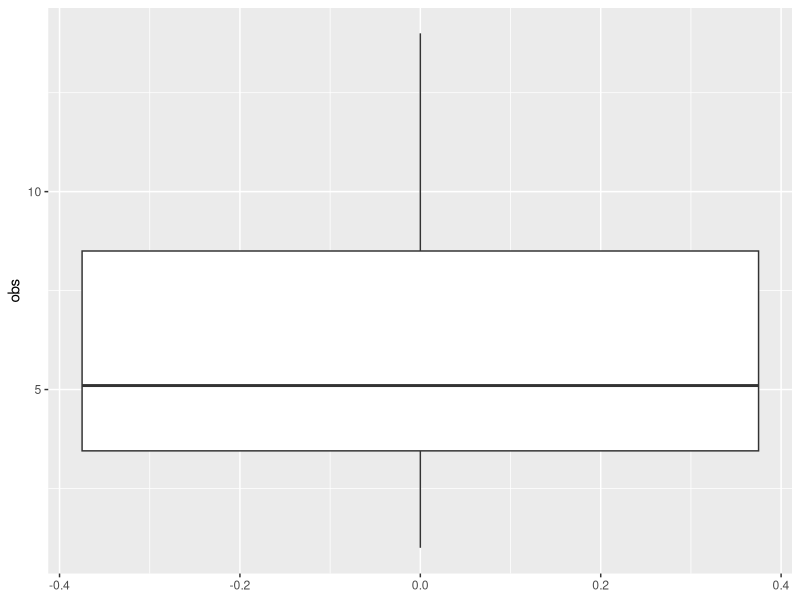
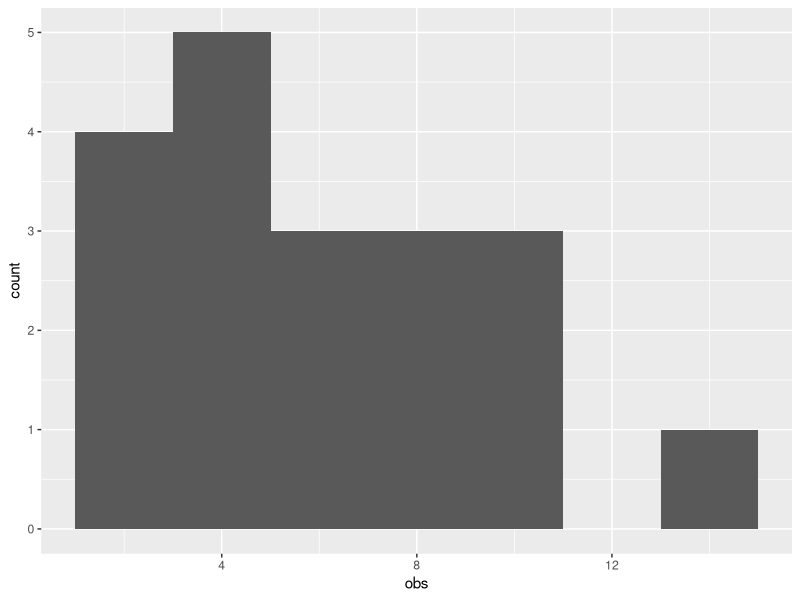
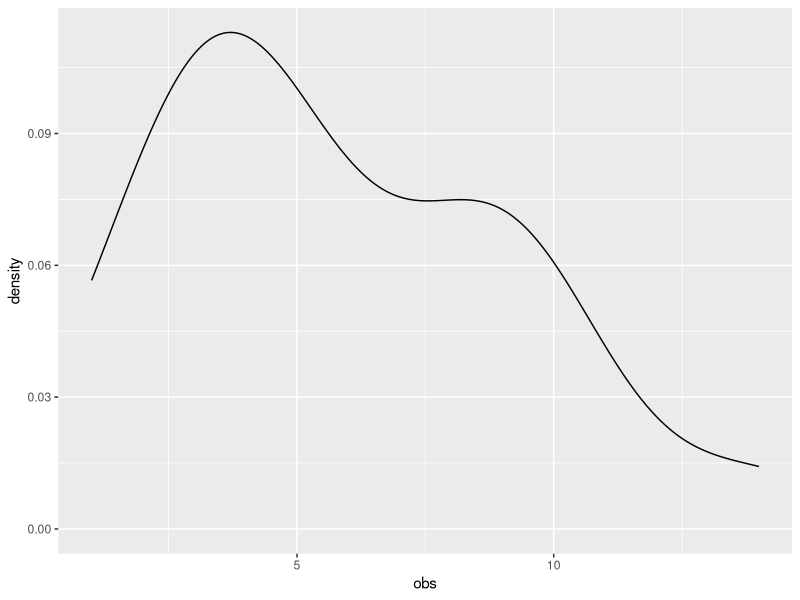

Generate these figures, in order, with R:
## ---- chunk 1
library(readxl)
df = read_excel(path="../files/ex7_yournames.xlsx",sheet="data")
df
## ---- chunk 2
summary(df)
## ---- chunk 3
nrow(df)
## ---- chunk 4
library(ggplot2)
## ---- chunk 5

ggplot(df,aes(y=obs))+
  geom_boxplot()
## ---- chunk 6

ggplot(df,aes(x=obs))+
  geom_histogram(binwidth=2)
## ---- chunk 7

ggplot(df,aes(x=obs))+
  geom_density()
